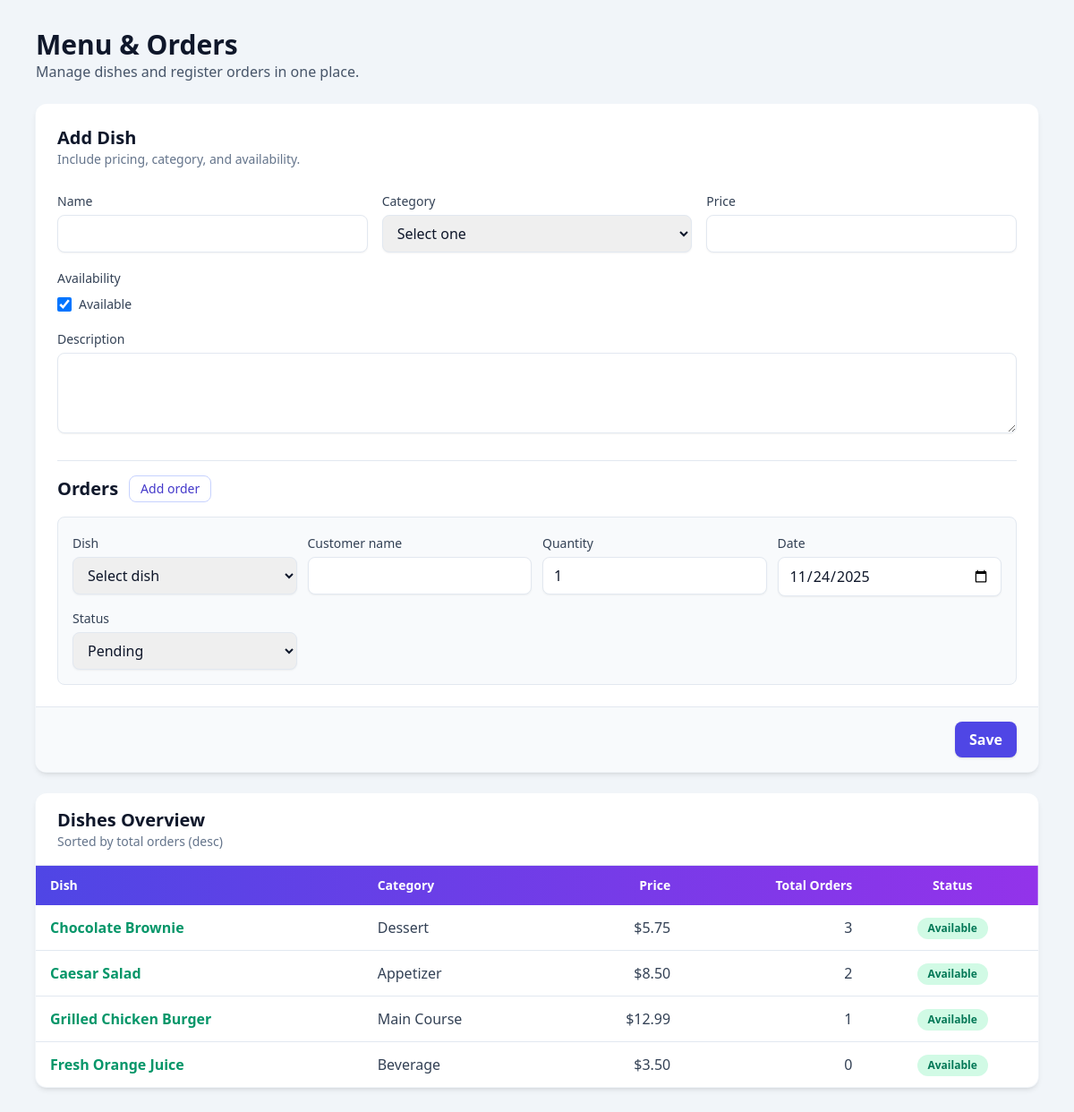
Page /menu.php on the committed database.
### tables this page shows
CREATE TABLE IF NOT EXISTS dishes (
    id INT PRIMARY KEY AUTO_INCREMENT,
    name VARCHAR(100) NOT NULL,
    category ENUM('Appetizer', 'Main Course', 'Dessert', 'Beverage') NOT NULL,
    price DECIMAL(6,2) NOT NULL,
    description TEXT,
    available TINYINT(1) NOT NULL DEFAULT 1,
    created_at TIMESTAMP NOT NULL DEFAULT CURRENT_TIMESTAMP
);

### menu.php (the view, shortened to what this page needs)
<?php
$dbHost = '127.0.0.1';
$dbName = 'resturant';
$dbUser = 'root';
$dbPass = '';
$dsn = "mysql:host={$dbHost};dbname={$dbName};charset=utf8mb4";
try {
    $pdo = new PDO($dsn, $dbUser, $dbPass, [
        PDO::ATTR_ERRMODE => PDO::ERRMODE_EXCEPTION,
        PDO::ATTR_DEFAULT_FETCH_MODE => PDO::FETCH_ASSOC,
        PDO::ATTR_EMULATE_PREPARES => false,
    ]);
} catch (PDOException $e) {
    http_response_code(500);
    echo 'Database connection failed: ' . htmlspecialchars($e->getMessage());
    exit;
}
$statuses = ['Pending', 'Completed', 'Cancelled'];
$dishStats = $pdo->query(
    "SELECT d.id, d.name, d.category, d.price, d.available, COALESCE(SUM(o.quantity), 0) AS orders_count
     FROM dishes d
     LEFT JOIN orders o ON o.dish_id = d.id
     GROUP BY d.id
     ORDER BY orders_count DESC, d.name ASC"
)->fetchAll();
?>
<!DOCTYPE html>
<html lang="en">
<head>
    <script src="https://cdn.tailwindcss.com"></script>
</head>
<body class="bg-slate-100">
<div class="max-w-6xl mx-auto px-4 py-8">
    <div class="mb-6">
        <h1 class="text-3xl font-bold text-slate-900">Menu &amp; Orders</h1>
        <p class="text-slate-600">Manage dishes and register orders in one place.</p>
    </div>
    <form method="post" class="bg-white rounded-xl shadow-md ring-1 ring-slate-100">
        <div class="p-6 space-y-6">
            <div class="flex items-center justify-between">
                <div>
                    <h2 class="text-xl font-semibold text-slate-900">Add Dish</h2>
                    <p class="text-sm text-slate-500">Include pricing, category, and availability.</p>
                </div>
            </div>
            <div class="grid gap-4 md:grid-cols-2 lg:grid-cols-3">
                <label class="block">
                    <span class="text-sm font-medium text-slate-700">Name</span>
                    <input type="text" name="dish_name" class="mt-1 w-full rounded-lg border border-slate-200 px-3 py-2 text-slate-900 shadow-sm focus:border-indigo-500 focus:ring-2 focus:ring-indigo-200" required />
                </label>
                <label class="block">
                    <span class="text-sm font-medium text-slate-700">Category</span>
                    <select name="dish_category" class="mt-1 w-full rounded-lg border border-slate-200 px-3 py-2 text-slate-900 shadow-sm focus:border-indigo-500 focus:ring-2 focus:ring-indigo-200" required>
                        <option value="" disabled selected>Select one</option>
                    </select>
                </label>
                <label class="block">
                    <span class="text-sm font-medium text-slate-700">Price</span>
                    <input type="number" step="0.01" min="0" name="dish_price" class="mt-1 w-full rounded-lg border border-slate-200 px-3 py-2 text-slate-900 shadow-sm focus:border-indigo-500 focus:ring-2 focus:ring-indigo-200" required />
                </label>
                <label class="block">
                    <span class="text-sm font-medium text-slate-700">Availability</span>
                    <div class="mt-2 flex items-center gap-2">
                        <input class="h-4 w-4 rounded border-slate-300 text-indigo-600 focus:ring-indigo-500" type="checkbox" name="dish_available" id="dishAvailable" checked />
                        <label for="dishAvailable" class="text-sm text-slate-700">Available</label>
                    </div>
                </label>
                <label class="block md:col-span-2 lg:col-span-3">
                    <span class="text-sm font-medium text-slate-700">Description</span>
                    <textarea name="dish_description" class="mt-1 w-full rounded-lg border border-slate-200 px-3 py-2 text-slate-900 shadow-sm focus:border-indigo-500 focus:ring-2 focus:ring-indigo-200" rows="3"></textarea>
                </label>
            </div>
            <div class="border-t border-slate-200 pt-4">
                <div class="flex items-center gap-3">
                    <h2 class="text-xl font-semibold text-slate-900">Orders</h2>
                    <button type="button" class="rounded-lg border border-indigo-200 px-3 py-1 text-sm font-medium text-indigo-700 hover:bg-indigo-50 active:bg-indigo-100" id="addOrderRow">Add order</button>
                </div>
                <div id="orderRows" class="mt-4 space-y-4">
                    <div class="order-row grid gap-3 md:grid-cols-2 lg:grid-cols-4 xl:grid-cols-5 bg-slate-50 rounded-lg p-4 border border-slate-200">
                        <label class="block">
                            <span class="text-sm font-medium text-slate-700">Dish</span>
                            <select name="order_dish_id[]" class="mt-1 w-full rounded-lg border border-slate-200 px-3 py-2 text-slate-900 shadow-sm focus:border-indigo-500 focus:ring-2 focus:ring-indigo-200" required>
                                <option value="" disabled selected>Select dish</option>
                            </select>
                        </label>
                        <label class="block">
                            <span class="text-sm font-medium text-slate-700">Customer name</span>
                            <input type="text" name="order_customer[]" class="mt-1 w-full rounded-lg border border-slate-200 px-3 py-2 text-slate-900 shadow-sm focus:border-indigo-500 focus:ring-2 focus:ring-indigo-200" required />
                        </label>
                        <label class="block">
                            <span class="text-sm font-medium text-slate-700">Quantity</span>
                            <input type="number" name="order_quantity[]" class="mt-1 w-full rounded-lg border border-slate-200 px-3 py-2 text-slate-900 shadow-sm focus:border-indigo-500 focus:ring-2 focus:ring-indigo-200" min="1" value="1" required />
                        </label>
                        <label class="block">
                            <span class="text-sm font-medium text-slate-700">Date</span>
                            <input type="date" name="order_date[]" class="mt-1 w-full rounded-lg border border-slate-200 px-3 py-2 text-slate-900 shadow-sm focus:border-indigo-500 focus:ring-2 focus:ring-indigo-200" value="<?php echo date('Y-m-d'); ?>" />
                        </label>
                        <label class="block">
                            <span class="text-sm font-medium text-slate-700">Status</span>
                            <select name="order_status[]" class="mt-1 w-full rounded-lg border border-slate-200 px-3 py-2 text-slate-900 shadow-sm focus:border-indigo-500 focus:ring-2 focus:ring-indigo-200">
                                <?php foreach ($statuses as $status): ?>
                                    <option value="<?php echo htmlspecialchars($status); ?>" <?php echo $status === 'Pending' ? 'selected' : ''; ?>>
                                        <?php echo htmlspecialchars($status); ?>
                                    </option>
                                <?php endforeach; ?>
                            </select>
                        </label>
                    </div>
                </div>
            </div>
        </div>
        <div class="flex justify-end border-t border-slate-200 bg-slate-50 px-6 py-4 rounded-b-xl">
            <button type="submit" class="inline-flex items-center gap-2 rounded-lg bg-indigo-600 px-4 py-2 text-white font-semibold shadow hover:bg-indigo-700 focus:ring-2 focus:ring-indigo-300 focus:outline-none">Save</button>
        </div>
    </form>
    <div class="mt-6 bg-white rounded-xl shadow-md ring-1 ring-slate-100">
        <div class="flex items-center justify-between px-6 py-4 border-b border-slate-200">
            <div>
                <h2 class="text-xl font-semibold text-slate-900">Dishes Overview</h2>
                <p class="text-sm text-slate-500">Sorted by total orders (desc)</p>
            </div>
        </div>
        <div class="overflow-x-auto">
            <table class="min-w-full text-left">
                <thead class="bg-gradient-to-r from-indigo-600 to-purple-600 text-white">
                    <tr>
                        <th class="px-4 py-3 text-sm font-semibold">Dish</th>
                        <th class="px-4 py-3 text-sm font-semibold">Category</th>
                        <th class="px-4 py-3 text-sm font-semibold text-right">Price</th>
                        <th class="px-4 py-3 text-sm font-semibold text-right">Total Orders</th>
                        <th class="px-4 py-3 text-sm font-semibold text-center">Status</th>
                    </tr>
                </thead>
                <tbody class="divide-y divide-slate-200">
                    <?php foreach ($dishStats as $row): ?>
                        <?php $available = (int) $row['available'] === 1; ?>
                        <tr class="hover:bg-slate-50 transition-colors">
                            <td class="px-4 py-3 <?php echo $available ? 'text-emerald-600 font-semibold' : 'text-slate-800'; ?>">
                                <?php echo htmlspecialchars($row['name']); ?>
                            </td>
                            <td class="px-4 py-3 text-slate-700"><?php echo htmlspecialchars($row['category']); ?></td>
                            <td class="px-4 py-3 text-right text-slate-700">$<?php echo number_format((float)$row['price'], 2); ?></td>
                            <td class="px-4 py-3 text-right text-slate-700"><?php echo (int) $row['orders_count']; ?></td>
                            <td class="px-4 py-3 text-center">
                                <span class="inline-flex items-center rounded-full px-3 py-1 text-xs font-semibold <?php echo $available ? 'bg-emerald-100 text-emerald-700' : 'bg-slate-200 text-slate-700'; ?>">
                                    <?php echo $available ? 'Available' : 'Unavailable'; ?>
                                </span>
                            </td>
                        </tr>
                    <?php endforeach; ?>
                </tbody>
            </table>
        </div>
    </div>
</div>
</body>
</html>

### rows in the picture
dishes: name "Chocolate Brownie", category "Dessert", price "5.75", orders_count "3", available "Available"
dishes: name "Caesar Salad", category "Appetizer", price "8.50", orders_count "2", available "Available"
dishes: name "Grilled Chicken Burger", category "Main Course", price "12.99", orders_count "1", available "Available"
dishes: name "Fresh Orange Juice", category "Beverage", price "3.50", orders_count "0", available "Available"

### other values in the picture
form field value "Pending"
